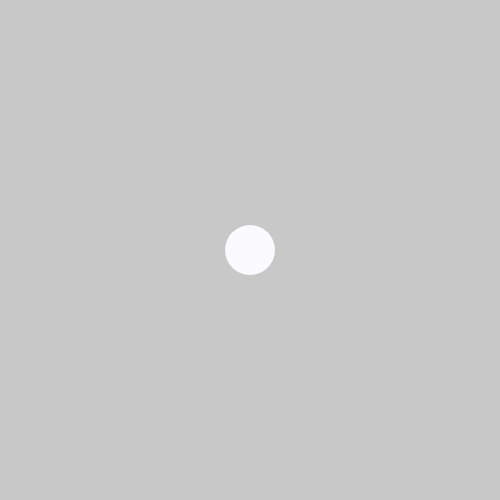
Frame 1 (no input)
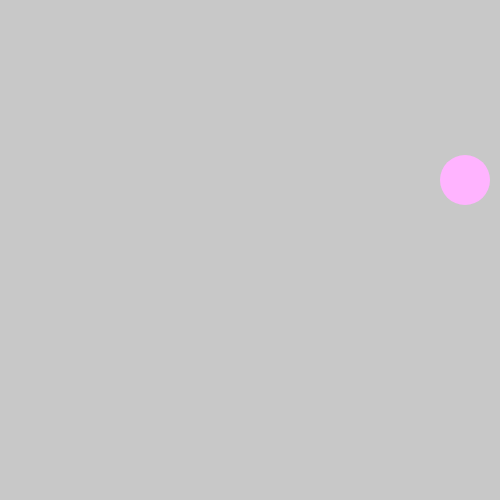
Frame 60 (no input)
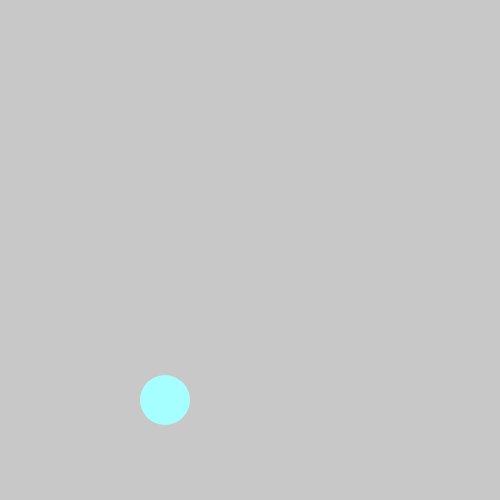
Frame 120 (the mouse pressed at the canvas centre since frame 60)

The p5.js sketch that drew these frames (run headless with seeded random() and noise() and a simulated clock; from frame 60 on, the mouse is pressed at the canvas centre):

// p5.js sketch
// ── sketch.js
var circleY;
var circleX;

var circleXSpeed;
var circleYSpeed;

function setup() {
createCanvas(500,500);
circleY = 250;
circleX = 250;
circleXSpeed = 5;
circleYSpeed = 10

}

function draw () {
background(200);
fill(circleX, circleY, 255);
noStroke();
ellipse(circleX, circleY, 50, 50);

circleY = circleY + circleYSpeed;
circleX = circleX + circleXSpeed;


if (circleX < 0 || circleX > width) {
  circleXSpeed = circleXSpeed * -1;


}

if (circleY < 0 || circleY > height) {
  circleYSpeed = circleYSpeed * -1;

}

}
